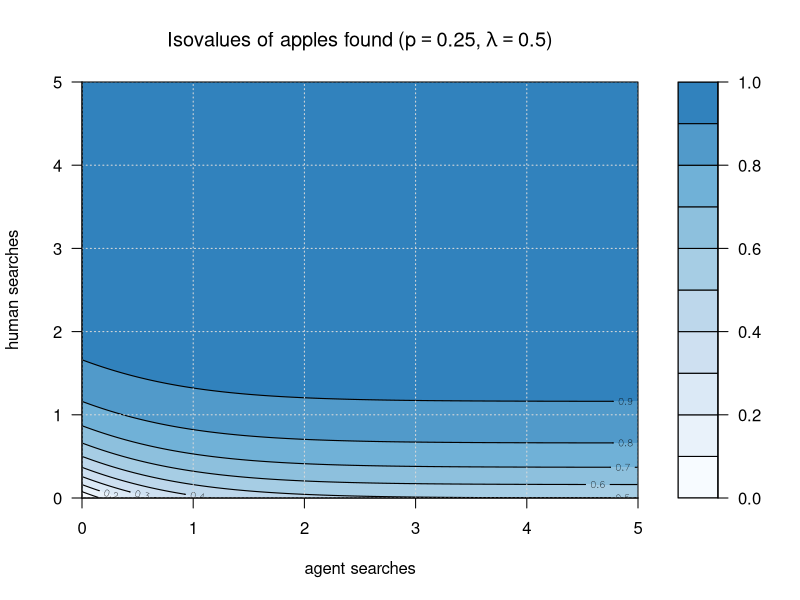
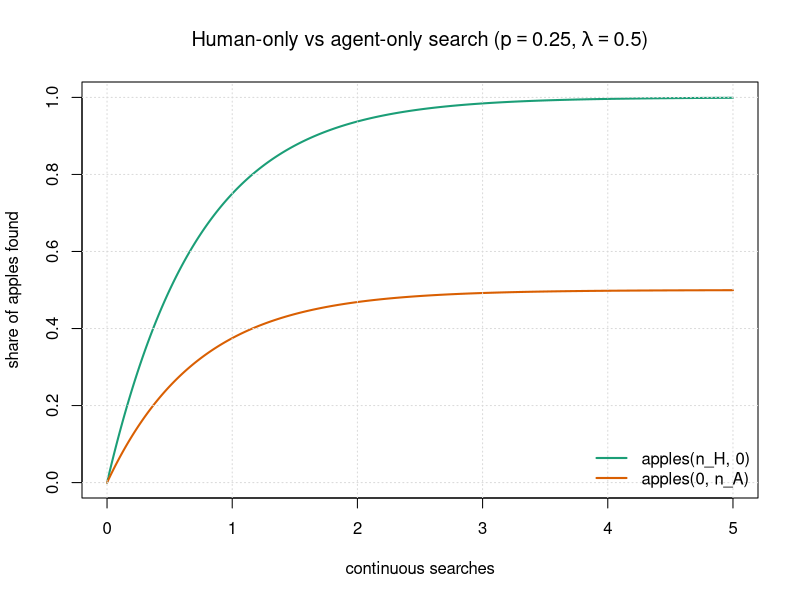

Write the R code that produced these figures, in order.
## ---- chunk 1
#| results: asis
p <- 1 / 4
lambda <- 0.5
n_vals <- 0:5
apples <- function(n_H, n_A) {
    1 - ((1 - lambda) * p^n_H + lambda * p^(n_H + n_A))
}

apple_share <- outer(
    n_vals,
    n_vals,
    Vectorize(function(n_H, n_A) {
        apples(n_H, n_A)
    })
)

fill_palette <- grDevices::colorRampPalette(
    c("#f7fbff", "#deebf7", "#c6dbef", "#9ecae1", "#6baed6", "#3182bd")
)(100)

cell_html <- function(share) {
    color_idx <- max(1, min(100, round(share * 99) + 1))
    bg <- fill_palette[color_idx]
    fg <- if (share > 0.6) "white" else "black"
    paste0(
        "<td style='background:", bg, "; color:", fg,
        "; text-align:center; padding:0.55rem 0.7rem; border:1px solid #d0d7de;'>",
        "<div style='font-weight:600;'>", sprintf("%.1f%%", 100 * share), "</div>",
        "</td>"
    )
}

header_cells <- paste0(
    "<th style='padding:0.45rem 0.7rem; border:1px solid #d0d7de; background:#f6f8fa;'>",
    "n_A = ", n_vals, "</th>",
    collapse = ""
)

rows <- vapply(seq_along(n_vals), function(i) {
    row_cells <- vapply(seq_along(n_vals), function(j) {
        cell_html(apple_share[i, j])
    }, character(1))

    paste0(
        "<tr>",
        if (i == 1) {
            paste0(
                "<th rowspan='", length(n_vals),
                "' style='padding:0; border:1px solid #d0d7de; background:#f6f8fa; width:2.5rem;'>",
                "<div style='display:inline-block; transform:rotate(-90deg); white-space:nowrap; font-weight:600;'>",
                "human searches",
                "</div></th>"
            )
        } else {
            ""
        },
        "<th style='padding:0.45rem 0.7rem; border:1px solid #d0d7de; background:#f6f8fa;'>n_H = ",
        n_vals[i],
        "</th>",
        paste0(row_cells, collapse = ""),
        "</tr>"
    )
}, character(1))

cat(
    "<table style='border-collapse:collapse; margin:1rem 0; font-size:0.95rem;'>",
    "<caption style='caption-side:top; text-align:center; font-weight:600; padding-bottom:0.45rem;'>",
    "Heat map of apples found (p = ", p, ", &lambda; = ", lambda, ")",
    "</caption>",
    "<thead>",
    "<tr><th colspan='2' style='border:none; background:transparent;'></th>",
    "<th colspan='", length(n_vals),
    "' style='padding:0.3rem 0.7rem; border:none; background:transparent; text-align:center; font-weight:600;'>agent searches</th></tr>",
    "<tr><th style='border:none; background:transparent;'></th><th style='padding:0.45rem 0.7rem; border:1px solid #d0d7de; background:#f6f8fa;'></th>",
    header_cells,
    "</tr></thead>",
    "<tbody>",
    paste0(rows, collapse = ""),
    "</tbody></table>",
    sep = ""
)
## ---- chunk 2
#| fig-width: 6
#| fig-height: 5
n_H_grid <- seq(0, 5, length.out = 201)
n_A_grid <- seq(0, 5, length.out = 201)
apple_surface <- outer(
    n_A_grid,
    n_H_grid,
    Vectorize(function(n_A, n_H) apples(n_H, n_A))
)

filled.contour(
    x = n_A_grid,
    y = n_H_grid,
    z = apple_surface,
    xlab = "agent searches",
    ylab = "human searches",
    main = bquote("Isovalues of apples found" ~ "(" * p == .(p) * "," ~ lambda == .(lambda) * ")"),
    levels = seq(0, 1, by = 0.1),
    color.palette = function(n) {
        grDevices::colorRampPalette(
            c("#f7fbff", "#deebf7", "#c6dbef", "#9ecae1", "#6baed6", "#3182bd")
        )(n)
    },
    plot.axes = {
        axis(1)
        axis(2)
        contour(
            x = n_A_grid,
            y = n_H_grid,
            z = apple_surface,
            levels = seq(0, 1, by = 0.1),
            add = TRUE,
            drawlabels = TRUE,
            lwd = 1.1
        )
        grid(col = "gray85", lty = "dotted")
    }
)
## ---- chunk 3
#| fig-width: 6
#| fig-height: 4
n_grid <- seq(0, 5, length.out = 400)

plot(
    n_grid,
    apples(n_grid, 0),
    type = "l",
    lwd = 2,
    col = "#1b9e77",
    ylim = c(0, 1),
    xlab = "continuous searches",
    ylab = "share of apples found",
    main = bquote("Human-only vs agent-only search" ~ "(" * p == .(p) * "," ~ lambda == .(lambda) * ")")
)
lines(
    n_grid,
    apples(0, n_grid),
    lwd = 2,
    col = "#d95f02"
)
grid(col = "gray85", lty = "dotted")
legend(
    "bottomright",
    legend = c("apples(n_H, 0)", "apples(0, n_A)"),
    col = c("#1b9e77", "#d95f02"),
    lwd = 2,
    bty = "n"
)
